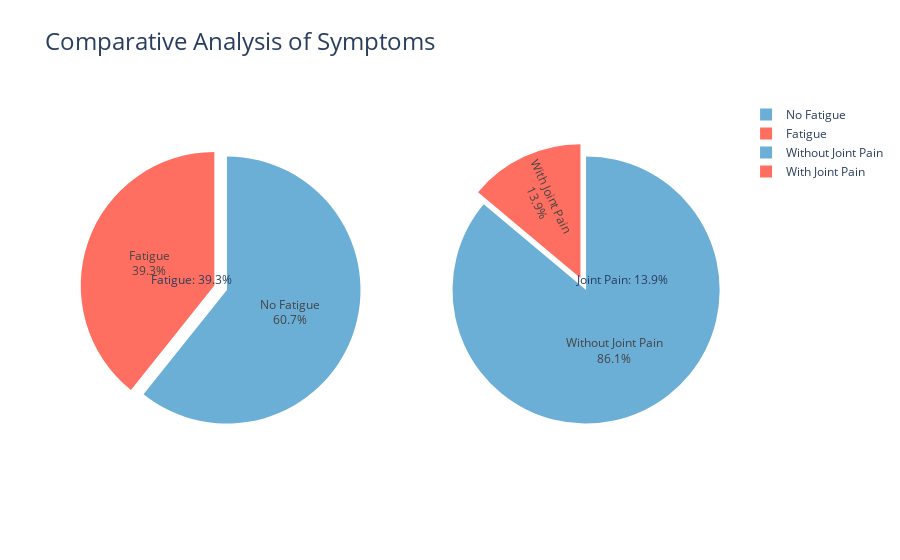

Write notebook code for a chart like this one.
### Markdown cell above
##### The Proportion of Patients Reporting these Symptoms

### Code cell
# Data for Fatigue pie chart
fatigue_count = data['fatigue'].sum()
total_count = len(data)
fatigue_percentage = (fatigue_count / total_count) * 100

# Data for Joint Pain pie chart
joint_pain_count = data['joint_pain'].sum()
joint_pain_percentage = (joint_pain_count / total_count) * 100

# Create subplots: 1 row, 2 columns
fig = make_subplots(
    rows=1, cols=2, 
    specs=[[{'type': 'domain'}, {'type': 'domain'}]], 
    subplot_titles=['Percentage of Patients Reporting Fatigue', 'Percentage of Patients Reporting Joint Pain']
)

# Define colors
colors = ['#FF6F61', '#6BAED6']

# Fatigue pie chart
fig.add_trace(go.Pie(
    labels=['Fatigue', 'No Fatigue'],
    values=[fatigue_count, total_count - fatigue_count],
    hoverinfo='label+percent',
    textinfo='label+percent',
    marker=dict(colors=colors),
    pull=[0.1, 0],  # Pull out 'Fatigue' slice for emphasis
), 1, 1)

# Joint Pain pie chart
fig.add_trace(go.Pie(
    labels=['With Joint Pain', 'Without Joint Pain'],
    values=[joint_pain_count, total_count - joint_pain_count],
    hoverinfo='label+percent',
    textinfo='label+percent',
    marker=dict(colors=colors),
    pull=[0.1, 0],  # Pull out 'With Joint Pain' slice for emphasis
), 1, 2)

# Update layout
fig.update_layout(
    title_text='Comparative Analysis of Symptoms',
    title_font_size=24,
    annotations=[dict(text=f'Fatigue: {fatigue_percentage:.1f}%', x=0.17, y=0.5, font_size=12, showarrow=False),
                 dict(text=f'Joint Pain: {joint_pain_percentage:.1f}%', x=0.83, y=0.5, font_size=12, showarrow=False)],
    paper_bgcolor='white',
    plot_bgcolor='white',
)

# Show the interactive pie chart
fig.show()

### Figure 1 — Plotly figure (JSON) as saved in the notebook; plotly's stock layout.template omitted (floating-point values rounded to 4 significant figures)
{"data": [{"domain": {"x": [0, 0.45], "y": [0, 1]}, "hoverinfo": "label+percent", "labels": ["Fatigue", "No Fatigue"], "marker": {"colors": ["#FF6F61", "#6BAED6"]}, "pull": [0.1, 0], "textinfo": "label+percent", "type": "pie", "values": [1932, 2988]}, {"domain": {"x": [0.55, 1], "y": [0, 1]}, "hoverinfo": "label+percent", "labels": ["With Joint Pain", "Without Joint Pain"], "marker": {"colors": ["#FF6F61", "#6BAED6"]}, "pull": [0.1, 0], "textinfo": "label+percent", "type": "pie", "values": [684, 4236]}], "layout": {"annotations": [{"font": {"size": 12}, "showarrow": false, "text": "Fatigue: 39.3%", "x": 0.17, "xanchor": "center", "xref": "paper", "y": 0.5, "yanchor": "bottom", "yref": "paper"}, {"font": {"size": 12}, "showarrow": false, "text": "Joint Pain: 13.9%", "x": 0.83, "xanchor": "center", "xref": "paper", "y": 0.5, "yanchor": "bottom", "yref": "paper"}], "paper_bgcolor": "white", "plot_bgcolor": "white", "title": {"font": {"size": 24}, "text": "Comparative Analysis of Symptoms"}}}
